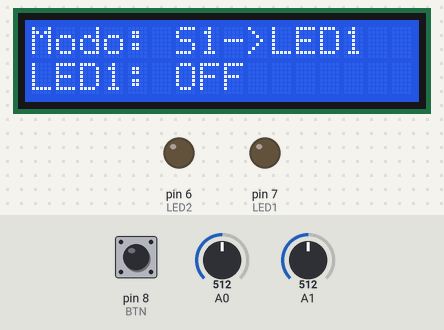
A sketch run on a simulated Arduino Uno, built with avr-gcc and run on an emulated ATmega328P. On the bench: 16×2 character LCD, output pins drawn as LEDs (lit = HIGH). The inputs (shaded band) are chosen by the test bench; at power-on: pin 8 (BTN) HIGH, A0 = 512, A1 = 512. What the sketch prints to the serial monitor is not drawn.

Above: at 1.2 s.
1.3 s: pin 8 (BTN) pulled LOW for 0.15 s
At 2.3 s:
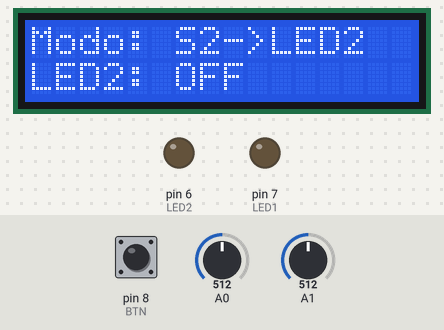
3.1 s: pin 8 (BTN) pulled LOW for 0.15 s
6.2 s: pin 8 (BTN) pulsed LOW 5 times (0.12 s each, 0.3 s apart)
10.7 s: pin 8 (BTN) pulled LOW for 1 s
14.7 s: pin 8 (BTN) pulsed LOW 5 times (0.12 s each, 0.3 s apart)
Timing chart, 0 to 17.7 s (numbered marks = the images above; inputs shaded):
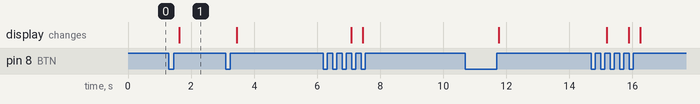

Measured:
- after the input at 1.3 s, the display: changes after 0.32 s (image 1)

The sketch:

PI_sensibilidadBuena.ino
```cpp
#include <LiquidCrystal.h>

// Sensibilidad (ajustar si es necesario, valores bajos = más sensible)
const int sens1 = 14;
const int sens2 = 10;
const int lecturas = 150; // Se reducen cantidad de lecturas para que el programa responda más rápido

LiquidCrystal lcd(13, 12, 5, 4, 3, 2); // pines del LCD

const int sensor1 = A0;
const int sensor2 = A1;
const int LED1 = 7;
const int LED2 = 6;
const int BTN  = 8;

int modo = 0; // 0 = LED1 controlado por sensor1, 1 = LED2 controlado por sensor2

// Variables para guardar el estado actual de los LEDs (encendido/apagado)bool estadoLED1 = false;
bool estadoLED1 = false;
bool estadoLED2 = false;

// Variable para impedir múltiples lecturas del mismo aplauso , solo se acepta nueva deteccion si pasaron al menos "ultima deteccion" del aplauso
unsigned long ultimaDeteccion1 = 0.0;
unsigned long ultimaDeteccion2 = 0.0;
const unsigned long intervaloSilencio = 5000;

// --- Función que mide el nivel de variación del micrófono ---

int medirNivel(int pin) {
  int vMax = 0;
  int vMin = 1023;
  for (int i = 0; i < lecturas; i++) {
    int v = analogRead(pin);
    if (v > vMax) vMax = v;
    if (v < vMin) vMin = v;
  }
  return (vMax - vMin);
}

void setup() {
  pinMode(LED1, OUTPUT);
  pinMode(LED2, OUTPUT);
  pinMode(BTN, INPUT_PULLUP);
  Serial.begin(9600);

  lcd.begin(16, 2);
}

void loop() {

  // --- Medir el tiempo total del loop en milisegundos ---
  unsigned long loopInicio = millis();

  // --- Cambio de modo con el botón ---
  if (digitalRead(BTN) == LOW) {
    modo = 1 - modo;  // alterna entre LED1 y LED2
    delay(200);
    while (digitalRead(BTN) == LOW); // espera a soltar el botón
  }

  //--- Medir el tiempo de ejecución de medirNivel(sensor1) ---
  unsigned long t1_inicio = micros();
  int nivel1 = medirNivel(sensor1 - A0); // Como se le esta enviando internamente del A0 un 14 y el ADC solo entiende del 0 al 7, se hace una pqueña conversion a adc
  unsigned long t1_fin = micros();
  unsigned long tiempoNivel1 = t1_fin - t1_inicio; // en microsegundos

  //--- Medir el tiempo de ejecución de medirNivel(sensor2) ---
  unsigned long t2_inicio = micros();
  int nivel2 = medirNivel(sensor2 - A0);
  unsigned long t2_fin = micros();
  unsigned long tiempoNivel2 = t2_fin - t2_inicio; // en microsegundos

  unsigned long ahora = millis(); // Obtiene tiempo actual en milisegundos

  // --- Detección de "evento" de aplauso/soplido ---
  // Si el nivel supera el umbral, se interpreta como un "evento sonoro"
   // --- Sensor 1 ---


  bool led1On = (nivel1 > sens1);
  bool led2On = (nivel2 > sens2);


  if (modo==1){
     digitalWrite(LED1, LOW);

  }
  else if(modo==0 ){
     digitalWrite(LED2, LOW);
  }
  if (modo == 0 && led1On  && (ahora - ultimaDeteccion1 > intervaloSilencio)) {   // Sensor 1
   estadoLED1 = !estadoLED1;
    digitalWrite(LED1, estadoLED1);
    digitalWrite(LED2, LOW);

    ultimaDeteccion1 = ahora; //cambia el valor de ultimaDeteccion1 para que la condicion se cumpla

  } else if (modo == 1 && led2On  && (ahora - ultimaDeteccion2 > intervaloSilencio)) {
     estadoLED2 = !estadoLED2;          // Sensor 2
    digitalWrite(LED1, LOW);
    digitalWrite(LED2, estadoLED2);
    ultimaDeteccion2 = ahora; //cambia el valor de ultimaDeteccion2 para que la condicion se cumpla
  }

  // --- Actualización del LCD ---
  // Muestra solo el LED que esta en uso
  lcd.setCursor(0, 0);  // Fila 0
  if (modo == 0) {
    lcd.print("Modo: S1->LED1   ");
  } else {
    lcd.print("Modo: S2->LED2   ");
  }

  lcd.setCursor(0, 1);  // Fila 1
  if (modo == 0) {
    lcd.print("LED1: ");
    lcd.print(estadoLED1 ? "ON " : "OFF");
  } else {
    lcd.print("LED2: ");
    lcd.print(estadoLED2 ? "ON " : "OFF");
  }

  // --- Medir tiempo total del loop (en milisegundos) ---
  unsigned long loopFin = millis();
  unsigned long tiempoLoop = loopFin - loopInicio;

  // --- Mostrar resultados en el Monitor Serial ---
  Serial.print(ahora);
  Serial.print("Tiempo medirNivel(S1): ");
  Serial.print(tiempoNivel1);
  Serial.print(" us | medirNivel(S2): ");
  Serial.print(tiempoNivel2);
  Serial.print(" us | Tiempo total loop: ");
  Serial.print(tiempoLoop);
  Serial.println(" ms");

  delay(100);
}
```
